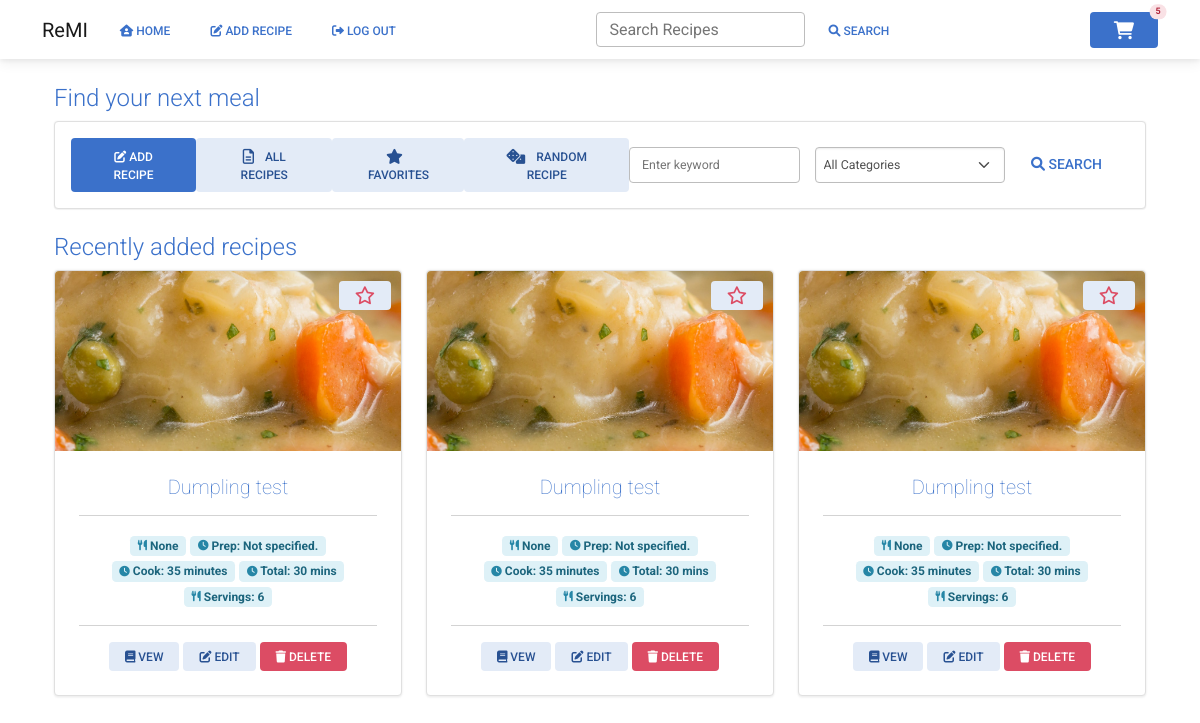
Screenshot of / (signed in) with the database file from the repository.
### website/models.py (models this page shows)
class Recipe(db.Model):
    id = db.Column(db.Integer, primary_key=True)
    uuid = db.Column(db.Integer, primary_key=False)
    username = db.Column(db.Integer, db.ForeignKey('user.id'))
    recipe_name = db.Column(db.String(200))
    prep_time = db.Column(db.Integer, primary_key=False)
    cook_time = db.Column(db.Integer, primary_key=False)
    total_time = db.Column(db.Integer, primary_key=False)
    ingredients = db.Column(db.String())
    servings = db.Column(db.String())
    ingredients_quantity = db.Column(db.String())
    ingredients_measurement = db.Column(db.String())
    instructions = db.Column(db.String())
    instructions_json = db.Column(db.String())
    original_url = db.Column(db.String())
    date_parsed = db.Column(db.String())
    image = db.Column(db.String())
    favorite = db.Column(db.Boolean, default=False)
    category = db.Column(db.String())
    ingredient_list = db.relationship('Ingredients')
    tags = db.relationship('Tag', secondary=recipe_tag, backref='recipe')

### website/views.py (the view)
@views.route('/', methods=['GET', 'POST'])
@login_required
def home():
    recipes = Recipe.query.filter_by(username=current_user.id).order_by(desc(Recipe.id)).limit(3)
    favorite_total = Recipe.query.filter_by(username=current_user.id, favorite=True).count()
    total_recipes = Recipe.query.filter_by(username=current_user.id).count()
    category_query = db.session.query(
        Recipe.category, func.count(Recipe.id).label('qty')).group_by(Recipe.category).order_by(desc('qty')).limit(1)
    try:
        popular_category = category_query[0][0]
    except IndexError:
        popular_category = "None"
    shopping_list = ShoppingList.query.count()
    session['shopping_list'] = shopping_list
    return render_template("home.html", user=current_user, recipes=recipes, shopping_list=shopping_list,
                           favorite_total=favorite_total, total_recipes=total_recipes,
                           popular_category=popular_category)

### website/__init__.py (called while the page is built)
def create_app():
    app = Flask(__name__)
    app.config['SECRET_KEY'] = 'sdf897sdf987'
    app.config['SQLALCHEMY_DATABASE_URI'] = f'sqlite:///{DB_NAME}'
    db.init_app(app)
    from .views import views
    from .auth import auth
    app.register_blueprint(views, url_prefix='/')
    app.register_blueprint(auth, url_prefix='/')
    from .models import User, Recipe
    with app.app_context():
        db.create_all()
    login_manager = LoginManager()
    login_manager.login_view = 'auth.login'
    login_manager.init_app(app)
    @login_manager.user_loader
    def load_user(id):
        return User.query.get(int(id))
    return app

### website/templates/home.html (shortened to what this page needs)
{% extends "base.html" %}
{% block content %}
<br>
<div class="container">
    <div class="row">
        <div class="col">
            <h1 class="display-6 text-primary" style="font-size:1.5rem">Find your next meal</h1>
        </div>
    </div>
    <div class="row mb-4">
        <div class="col">
            <div class="card shadow-1 p-3 border" style="border-radius:4px;">
                <div class="row">
                    <div class="col d-flex justify-content-between">
                        <a class="btn btn-primary shadow-none" href="/add_recipe"><i class="fa-solid fa-pen-to-square"></i> Add Recipe</a>
                        <a class="btn btn-secondary" href="/all_recipes"> All Recipes</a>
                        <a href="/favorites" class="btn btn-secondary"> Favorites</button>
                        <a class="btn btn-secondary" href="/random_recipe"> Random Recipe</a>
                        <form method="POST" action="/search" class="input-group w-50 my-auto d-none d-sm-flex">
                            <input
                                    autocomplete="off"
                                    type="search"
                                    class="form-control rounded form-control-sm me-3"
                                    placeholder="Enter keyword"
                                    style="min-width: 125px;"
                                    name="search_query"
                            />
                            <select class="form-select rounded form-select-sm" data-style="btn-info"
                                    id="recipe_category" name="sort_method">
                                <option value="all">All Categories</option>
                            </select>
                            <button class="btn btn-link btn-lg"><i class="fa-solid fa-magnifying-glass"></i> Search
                            </button>
                        </form>
                    </div>
                </div>
            </div>
        </div>
    </div>
    <div class="row mt-3">
        <div class="col">
            <h1 class="display-6 text-primary" style="font-size:1.5rem">Recently added recipes</h1>
        </div>
    </div>
    <div class="row">
        {% if recipes %}
        {% for recipe in recipes %}
        <div class="d-flex justify-content-between col-lg-4 col-md-3 col-sm-6">
            <div class="card mb-4 shadow-2 border" style="border-radius:4px;">
                <img class="card-img-top" src="{{ url_for('static', filename=recipe.image) }}" style="width: 100%;height: 15vw;object-fit: cover;
            border-top-left-radius:4px; border-top-right-radius:4px">
                {% if recipe.favorite == True %}
                <button class="btn btn-secondary btn-sm" onclick="remove_favorite('{{ recipe.id }}')"
                        style="position:absolute; top: 10px; right: 10px">
                    <i class="fa-solid fa-star fa-xl text-danger"></i>
                </button>
                {% else %}
                <button class="btn btn-secondary btn-sm" onclick="add_favorite('{{ recipe.id }}')"
                        style="position:absolute; top: 10px; right: 10px">
                </button>
                {% endif %}
                <div class="card-body text-center rounded-4">
                    <h5 class="card-title"><span class=" text-primary fw-lighter">{{ recipe.recipe_name }}</span></h5>
                    <hr/>
                    <span class="badge badge-info"> {{ recipe.category }}</span>
                    <span class="badge badge-info"> Prep: {{ recipe.prep_time }}</span>
                    <span class="badge badge-info"> Cook: {{ recipe.cook_time }}</span></span>
                    <span class="badge badge-info"> Total: 30 mins</span></span>
                    <span class="badge badge-info"> Servings: 6</span></span>
                    <hr/>
                    <a href="/view_recipe/{{ recipe.uuid }}" class="btn btn-secondary btn-sm"><i
                            class="fa fa-book"></i> Vew
                    </a>
                    <a href="/edit_recipe/{{ recipe.uuid }}" class="btn btn-secondary btn-sm"><i class="fa-solid fa-pen-to-square"></i>
                        Edit
                    </a>
                    <button type="button" class="btn btn-danger btn-sm shadow-none" data-mdb-toggle="modal"
                            data-mdb-target="#delete_recipe" data-recipe-title="{{ recipe.recipe_name }}"
                            data-recipe-uuid="{{ recipe.uuid }}"><i class="fa fa-trash"></i>
                        Delete
                    </button>
                </div>
            </div>
        </div>
        {% endfor %}
        {% else %}
        <div class="d-flex">
            <span class="fw-lighter">Oops, you don't have any favorite recipes yet. Make sure to mark your favorites by clicking the star
            icon on the recipe image.</span>
        </div>
        {% endif %}
    </div>
</div>
{% endblock %}

### website/templates/base.html (shortened to what this page needs)
<!DOCTYPE html>
<html>
<head>
    <link href="https://cdnjs.cloudflare.com/ajax/libs/font-awesome/6.0.0/css/all.min.css" rel="stylesheet" />
    <link href="https://cdnjs.cloudflare.com/ajax/libs/mdb-ui-kit/6.0.1/mdb.min.css" rel="stylesheet" />
    <link rel="stylesheet" href="https://cdn.jsdelivr.net/npm/select2@4.1.0-rc.0/dist/css/select2.min.css" />
    <link rel="stylesheet"
        href="https://cdn.jsdelivr.net/npm/select2-bootstrap-5-theme@1.3.0/dist/select2-bootstrap-5-theme.min.css" />
</head>
<body>
    <nav class="navbar navbar-expand-lg navbar-light">
        <div class="container">
            <div class="d-flex">
                <a class="navbar-brand" href="#">ReMI</a>
                <div class="collapse navbar-collapse" id="navbarSupportedContent">
                    <ul class="navbar-nav mr-auto">
                        {% if user.is_authenticated %}
                        <li class="nav-item">
                            <a class="btn btn-link px-3 me-2" id="home" href="/"><i class="fa-solid fa-house-user"></i>
                                Home</a>
                        </li>
                        <li class="nav-item">
                            <a class="btn btn-link px-3 me-2" id="add_recipe" href="/add_recipe"><i
                                    class="fa-solid fa-pen-to-square"></i> Add Recipe</a>
                        </li>
                        <li class="nav-item">
                            <a class="btn btn-link px-3 me-2" id="logout" href="/logout"><i
                                    class="fa-solid fa-right-from-bracket"></i> Log Out</a>
                        </li>
                        {% endif %}
                    </ul>
                </div>
            </div>
            <div class="navbar-nav flex-row d-none d-md-flex">
                <form method="POST" action="/search" class="input-group w-auto my-auto d-none d-sm-flex">
                    <input autocomplete="off" type="search" name="search_query" class="form-control rounded" placeholder="Search Recipes"
                        style="min-width: 125px;" />
                    <button class="btn btn-link" type="submit"><i class="fa-solid fa-magnifying-glass"></i> Search</button>
                </form>
            </div>
            <div class="d-flex align-items-center">
                <a href="/cart" class="btn btn-primary shadow-none position-relative">
                    {% if shopping_list %}
                    <span class="position-absolute top-0 start-100 translate-middle badge rounded-pill badge-danger">
                        {{ shopping_list }}
                    </span>
                    {% endif %}
                </a>
            </div>
        </div>
    </nav>
    <div class="container">
        {% block content %}
        {% endblock %}
    </div>
</body>
</html>

### rows the page displays
Recipe: image (picture), recipe_name "Dumpling test", category "None", prep_time "Not specified.", cook_time "35 minutes"
Recipe: image (picture), recipe_name "Dumpling test", category "None", prep_time "Not specified.", cook_time "35 minutes"
Recipe: image (picture), recipe_name "Dumpling test", category "None", prep_time "Not specified.", cook_time "35 minutes"

### other values shown
{{ shopping_list }} "5"
